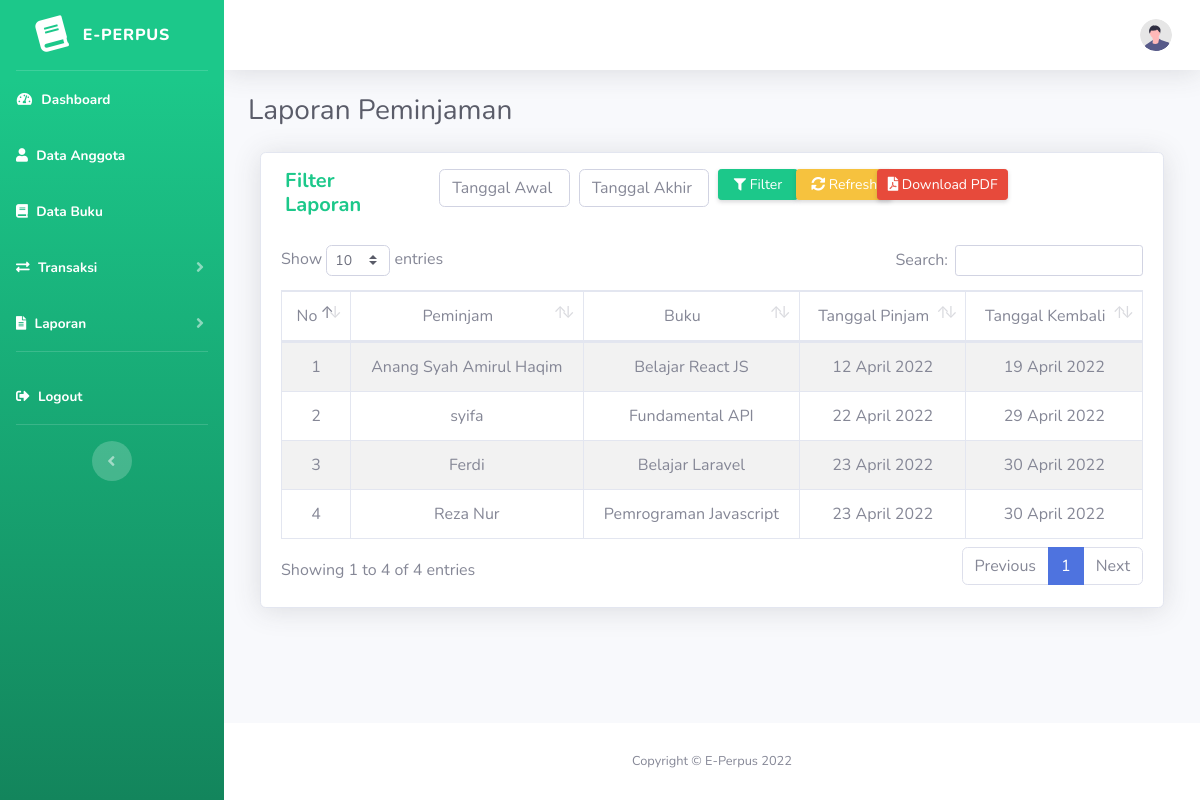
/index.php/laporan/Peminjaman, run on an earlier commit of the app's database.
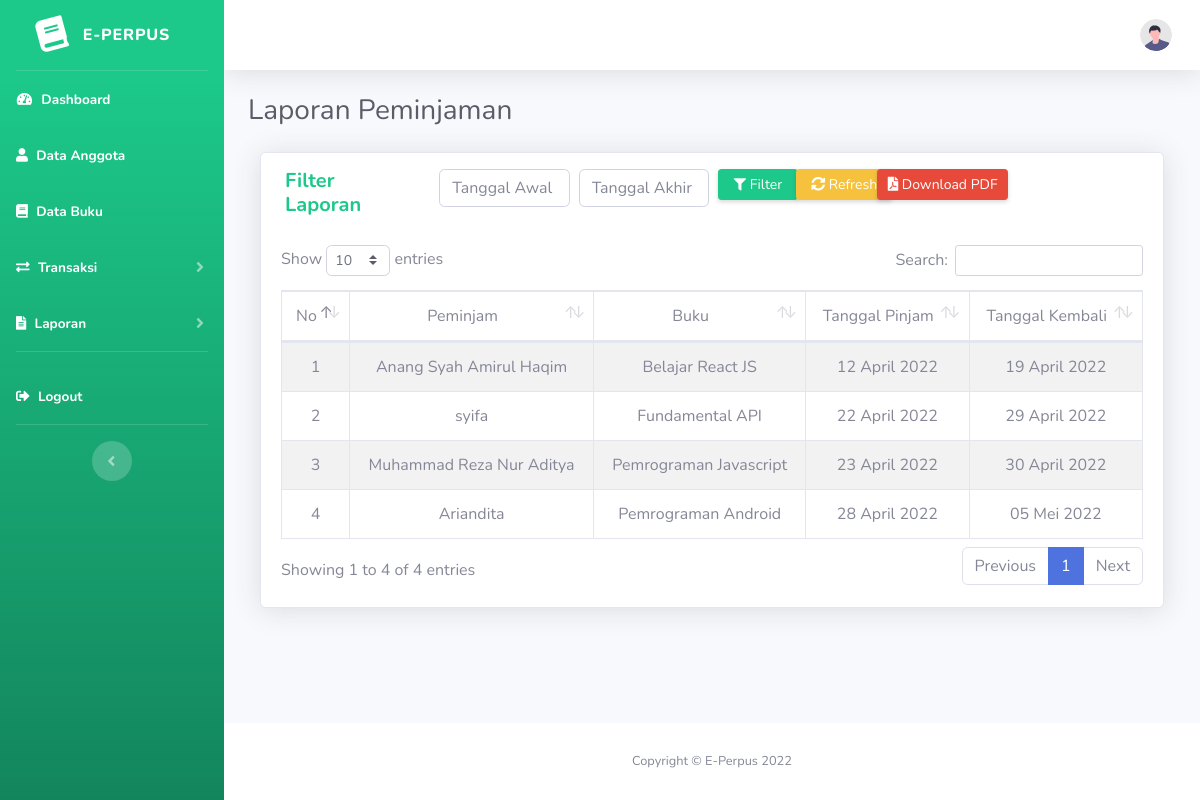
And on a later commit of the database.
### tables this page shows
CREATE TABLE `peminjaman` (
  `id_pinjam` int(11) NOT NULL,
  `id_anggota` int(11) NOT NULL,
  `id_buku` int(11) NOT NULL,
  `tgl_pinjam` date NOT NULL,
  `tgl_kembali` date NOT NULL
);

CREATE TABLE `anggota` (
  `id_anggota` int(11) NOT NULL,
  `nama_anggota` varchar(255) NOT NULL,
  `jenis_kelamin` varchar(20) NOT NULL,
  `alamat` text NOT NULL,
  `no_hp` varchar(15) NOT NULL
);

CREATE TABLE `buku` (
  `id_buku` int(11) NOT NULL,
  `pengarang` varchar(255) NOT NULL,
  `penerbit` varchar(255) NOT NULL,
  `judul_buku` varchar(50) NOT NULL,
  `tahun_terbit` int(11) NOT NULL,
  `jumlah` int(11) NOT NULL
);

### application/controllers/Laporan.php (called while the page is built, shortened)
<?php
class Laporan extends CI_Controller {
    public function __construct()
    {
        $this->load->model('m_laporan');
        $this->load->helper('tgl_indo_helper');
        $this->load->library('pdf_report');
    }
    public function Peminjaman()
    {
        $tgl_awal = $this->input->post('tgl_awal');
        $tgl_akhir = $this->input->post('tgl_akhir');
        if (empty($tgl_awal) || empty($tgl_akhir)) {
            $isi['judul'] = 'Laporan Peminjaman';
            $isi['content'] = 'laporan/v_laporan_peminjaman';
            $isi['data'] = $this->m_laporan->getAllData();
        } else {
            $isi['judul'] = 'Laporan Peminjaman';
            $isi['content'] = 'laporan/v_laporan_peminjaman';
            $isi['data'] = $this->m_laporan->filterData($tgl_awal, $tgl_akhir);
        }
        $this->load->view('v_dashboard', $isi);
    }
}

### index.php (called while the page is built, shortened)
<?php
require_once BASEPATH.'core/CodeIgniter.php';

### application/models/m_laporan.php (called while the page is built, shortened)
<?php
class M_laporan extends CI_Model {
    public function getAllData()
    {
        $this->db->select('*');
        $this->db->from('peminjaman');
        $this->db->join('anggota', 'peminjaman.id_anggota = anggota.id_anggota');
        $this->db->join('buku', 'peminjaman.id_buku = buku.id_buku');
        return $this->db->get()->result();
    }
}

### application/helpers/tgl_indo_helper.php (called while the page is built, shortened)
<?php  if ( ! defined('BASEPATH')) exit('No direct script access allowed');
    if ( ! function_exists('mediumdate_indo'))
    {
        function tgl_indo_medium($tgl)
        {
            $ubah = gmdate($tgl, time()+60*60*8);
            $pecah = explode("-",$ubah);
            $tanggal = $pecah[2];
            $bulan = medium_bulan($pecah[1]);
            $tahun = $pecah[0];
            return $tanggal.'&nbsp;'.$bulan.'&nbsp;'.$tahun;
        }
    }
    if ( ! function_exists('medium_bulan'))
    {
        function medium_bulan($bln)
        {
            switch ($bln)
            {
                case 4:
                    return "April";
                    break;
                case 5:
                    return "Mei";
                    break;
            }
        }
    }

### application/views/laporan/v_laporan_peminjaman.php (the view, shortened to what the changed rows need)
<!DOCTYPE html>
<html lang="en">
<head>
</head>
<body>
    <div class="container-fluid">
        <div class="card shadow">
            <div class="card-body">
                <div class="table-responsive">
                    <table class="table table-bordered table-striped text-center" id="dataTable" width="100%" cellspacing="0">
                        <thead>
                            <tr>
                                <td>No</td>
                                <td>Peminjam</td>
                                <td>Buku</td>
                                <td>Tanggal Pinjam</td>
                                <td>Tanggal Kembali</td>
                            </tr>
                        </thead>
                        <tbody>
                            <?php
                                $no = 1;
                                foreach ($data AS $row) {?>
                                    <tr>
                                        <td><?= $no++; ?></td>
                                        <td><?= $row->nama_anggota; ?></td>
                                        <td><?= $row->judul_buku; ?></td>
                                        <td><?= tgl_indo_medium($row->tgl_pinjam); ?></td>
                                        <td><?= tgl_indo_medium($row->tgl_kembali); ?></td>
                                    </tr>
                                <?php }
                            ?>
                        </tbody>
                    </table>
                </div>
            </div>
        </div>
    </div>
</body>
</html>

What changed in the data, as far as the page shows it:
removed peminjaman: id_anggota.nama_anggota "Ferdi", id_buku.judul_buku "Belajar Laravel", tgl_pinjam "23 April 2022", tgl_kembali "30 April 2022"
changed through a linked row, peminjaman "Pemrograman Javascript": id_anggota.nama_anggota "Reza Nur" → "Muhammad Reza Nur Aditya"
added peminjaman: id_anggota.nama_anggota "Ariandita", id_buku.judul_buku "Pemrograman Android", tgl_pinjam "28 April 2022", tgl_kembali "05 Mei 2022"
